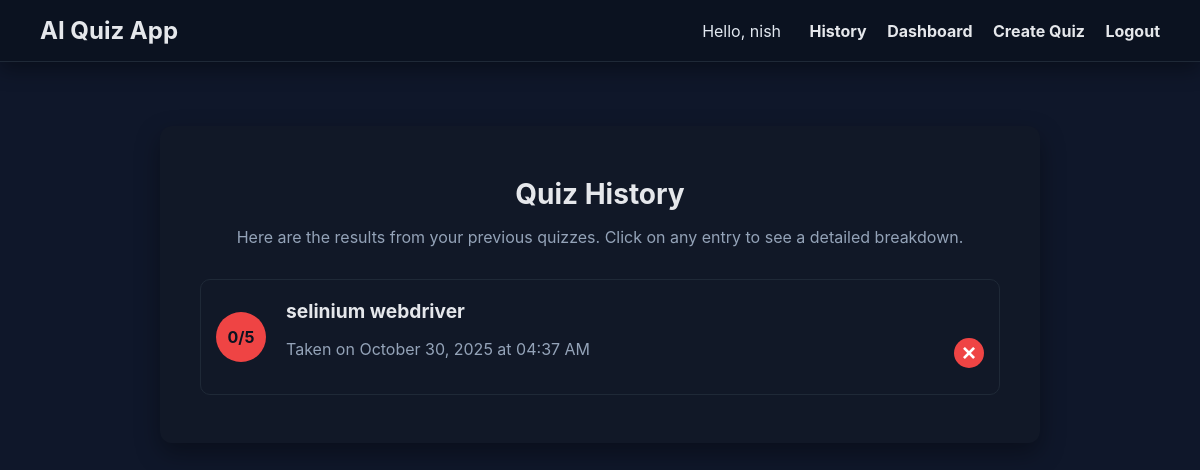
The page /history (signed in) on the database its author committed.
### app.py (models this page shows, shortened)
class User(UserMixin, db.Model):
    id = db.Column(db.Integer, primary_key=True)
    username = db.Column(db.String(150), unique=True, nullable=False)
    password_hash = db.Column(db.String(256), nullable=False)
    quizzes = db.relationship('QuizHistory', backref='user', lazy=True, cascade="all, delete-orphan")

class QuizHistory(db.Model):
    id = db.Column(db.Integer, primary_key=True)
    topic = db.Column(db.String(150), nullable=False)
    score_correct = db.Column(db.Integer, nullable=False)
    score_total = db.Column(db.Integer, nullable=False)
    timestamp = db.Column(db.DateTime, nullable=False, default=datetime.utcnow)
    user_id = db.Column(db.Integer, db.ForeignKey('user.id'), nullable=False)
    questions = db.relationship('QuestionHistory', backref='quiz', lazy=True, cascade="all, delete-orphan")

### app.py (the view)
@app.route('/history')
@login_required
def history():
    user_quizzes = QuizHistory.query.filter_by(user_id=current_user.id).order_by(QuizHistory.timestamp.desc()).all()
    return render_template('history.html', quizzes=user_quizzes)

### app.py (called while the page is built)
@login_manager.user_loader
def load_user(user_id):
    return User.query.get(int(user_id))

### templates/history.html (shortened to what this page needs)
{% extends "base.html" %}
{% block content %}
<div class="container">
    <h1>Quiz History</h1>
    {% if quizzes %}
        <p>Here are the results from your previous quizzes. Click on any entry to see a detailed breakdown.</p>
        <ul class="collection">
            {% for quiz in quizzes %}
                <li class="collection-item avatar">
                    <a href="{{ url_for('history_detail', quiz_id=quiz.id) }}" class="history-link-area">
                        <i class="circle {% if (quiz.score_correct / quiz.score_total) >= 0.8 %}green{% elif (quiz.score_correct / quiz.score_total) >= 0.5 %}orange{% else %}red{% endif %}">
                            {{ quiz.score_correct }}/{{ quiz.score_total }}
                        </i>
                        <div class="item-content">
                            <span class="title"><b>{{ quiz.topic }}</b></span>
                            <p class="grey-text">
                                Taken on {{ quiz.timestamp.strftime('%B %d, %Y at %I:%M %p') }}
                            </p>
                        </div>
                    </a>
                    <div class="item-actions">
                        <form method="POST" action="{{ url_for('delete_history', quiz_id=quiz.id) }}" onsubmit="return confirm('Are you sure you want to permanently delete this entry?');">
                            <button type="submit" class="delete-btn" title="Delete History">&times;</button>
                        </form>
                    </div>
                </li>
            {% endfor %}
        </ul>
    {% else %}
        <p>You haven't taken any quizzes yet. Go ahead and create one!</p>
    {% endif %}
</div>
{% endblock %}

### templates/base.html (shortened to what this page needs)
<!DOCTYPE html>
<html lang="en">
<head>
    <link rel="stylesheet" href="{{ url_for('static', filename='styles.css') }}">
</head>
<body>
    <nav class="navbar">
        <a href="{{ url_for('index') }}" class="brand">AI Quiz App</a>
        <div>
            {% if current_user.is_authenticated %}
                <span style="margin-right: 1rem;">Hello, {{ current_user.username }}</span>
                    <a href="{{ url_for('history') }}">History</a>
                    <a href="{{ url_for('dashboard') }}">Dashboard</a>
                    <a href="{{ url_for('index') }}">Create Quiz</a>
                    <a href="{{ url_for('logout') }}">Logout</a>
            {% else %}
                <a href="{{ url_for('login') }}">Login</a>
                <a href="{{ url_for('register') }}">Register</a>
            {% endif %}
        </div>
    </nav>
    <main>
        {% block content %}{% endblock %}
    </main>
</body>
</html>

### static/styles.css (style rules this page uses)
body { font-family: -apple-system, BlinkMacSystemFont, "Segoe UI", Roboto, Helvetica, Arial, sans-serif; background-color: #0f172a; color: #e2e8f0; margin: 0; padding: 0; }
main { width: 100%; box-sizing: border-box; padding: 2rem; display: flex; flex-direction: column; align-items: center; justify-content: flex-start; min-height: calc(100vh - 100px); }
.container { max-width: 800px; width: 100%; background: #111827; padding: 2rem 2.5rem; border-radius: 12px; box-shadow: 0 10px 25px rgba(0, 0, 0, 0.35); }
h1 { font-size: 1.75rem; color: #e5e7eb; text-align: center; margin-bottom: 0.5rem; }
.container > p { text-align: center; color: #94a3b8; margin-bottom: 2rem; }
form button { width: 100%; padding: 1rem; margin-top: 2rem; font-size: 1.1rem; font-weight: bold; color: white; background-color: #6366f1; border: none; border-radius: 10px; cursor: pointer; transition: background-color 0.2s, transform 0.05s; }
.collection { border: 1px solid #1f2937; border-radius: 10px; padding-left: 0; list-style-type: none; }
.collection li.collection-item { display: flex; align-items: center; padding: 15px; border-bottom: 1px solid #1f2937; transition: background-color 0.2s; }
.collection li.collection-item:last-child { border-bottom: none; }
.collection .history-link-area { display: flex; align-items: center; text-decoration: none; color: inherit; flex-grow: 1; }
.collection .item-content { flex-grow: 1; }
.collection .item-actions { margin-left: 1rem; }
.collection .delete-btn { background-color: #ef4444; color: white; border: none; border-radius: 50%; width: 30px; height: 30px; font-size: 1.5rem; line-height: 28px; text-align: center; cursor: pointer; transition: background-color 0.2s; padding: 0; }
.collection .collection-item.avatar { min-height: 84px; }
.collection .collection-item.avatar .circle { width: 50px; height: 50px; border-radius: 50%; color: #0b1220; font-weight: bold; display: flex; align-items: center; justify-content: center; font-size: 1rem; margin-right: 20px; font-style: normal; }
.collection .collection-item .title { font-size: 1.2rem; color: #e5e7eb; }
.collection .collection-item .grey-text { color: #94a3b8; }
.circle.red { background-color: #ef4444; }

### templates/base.html (style rules this page uses)
.navbar { background-color: #0b1220; padding: 0.5rem 2rem; box-shadow: 0 8px 20px rgba(0,0,0,0.35); margin-bottom: 2rem; display: flex; justify-content: space-between; align-items: center; border-bottom: 1px solid #1f2937; }
.navbar a { text-decoration: none; color: #e5e7eb; font-weight: bold; padding: 0.5rem; }
.navbar .brand { font-size: 1.5rem; color: #e5e7eb; }

### rows shown on the page
User: username "nish"
QuizHistory: score_correct "0", score_total "5", topic "selinium webdriver", timestamp "October 30, 2025 at 04:37 AM"
